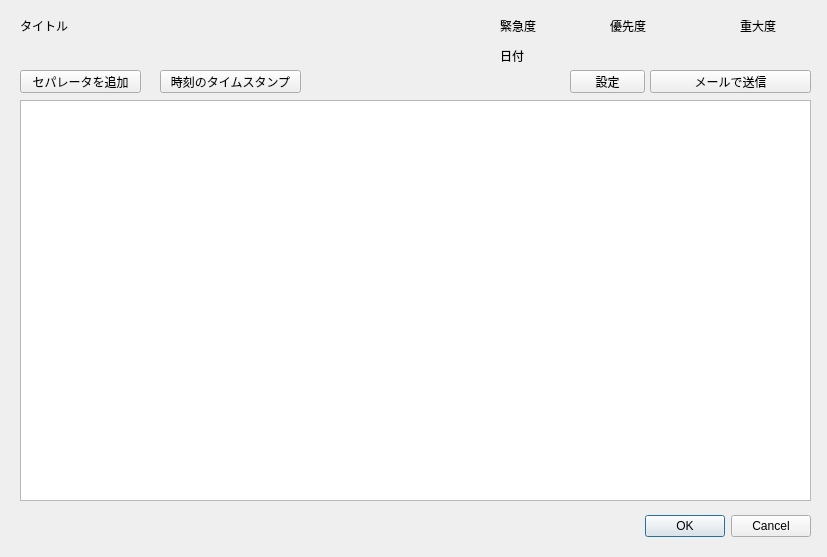
<?xml version="1.0" encoding="UTF-8"?>
<ui version="4.0">
 <class>Dialog</class>
 <widget class="QDialog" name="Dialog">
  <property name="geometry">
   <rect>
    <x>0</x>
    <y>0</y>
    <width>827</width>
    <height>557</height>
   </rect>
  </property>
  <property name="windowTitle">
   <string>Dialog</string>
  </property>
  <widget class="QDialogButtonBox" name="buttonBox">
   <property name="geometry">
    <rect>
     <x>470</x>
     <y>510</y>
     <width>341</width>
     <height>32</height>
    </rect>
   </property>
   <property name="orientation">
    <enum>Qt::Horizontal</enum>
   </property>
   <property name="standardButtons">
    <set>QDialogButtonBox::Cancel|QDialogButtonBox::Ok</set>
   </property>
  </widget>
  <widget class="QPlainTextEdit" name="plainTextEdit">
   <property name="geometry">
    <rect>
     <x>20</x>
     <y>100</y>
     <width>791</width>
     <height>401</height>
    </rect>
   </property>
  </widget>
  <widget class="QLabel" name="label">
   <property name="geometry">
    <rect>
     <x>20</x>
     <y>20</y>
     <width>50</width>
     <height>12</height>
    </rect>
   </property>
   <property name="text">
    <string>タイトル</string>
   </property>
  </widget>
  <widget class="QLabel" name="label_2">
   <property name="geometry">
    <rect>
     <x>500</x>
     <y>20</y>
     <width>50</width>
     <height>12</height>
    </rect>
   </property>
   <property name="text">
    <string>緊急度</string>
   </property>
  </widget>
  <widget class="QLabel" name="label_3">
   <property name="geometry">
    <rect>
     <x>610</x>
     <y>20</y>
     <width>50</width>
     <height>12</height>
    </rect>
   </property>
   <property name="text">
    <string>優先度</string>
   </property>
  </widget>
  <widget class="QLabel" name="label_4">
   <property name="geometry">
    <rect>
     <x>740</x>
     <y>20</y>
     <width>50</width>
     <height>12</height>
    </rect>
   </property>
   <property name="text">
    <string>重大度</string>
   </property>
  </widget>
  <widget class="QLabel" name="label_5">
   <property name="geometry">
    <rect>
     <x>500</x>
     <y>50</y>
     <width>50</width>
     <height>12</height>
    </rect>
   </property>
   <property name="text">
    <string>日付</string>
   </property>
  </widget>
  <widget class="QPushButton" name="pushButton">
   <property name="geometry">
    <rect>
     <x>650</x>
     <y>70</y>
     <width>161</width>
     <height>23</height>
    </rect>
   </property>
   <property name="text">
    <string>メールで送信</string>
   </property>
  </widget>
  <widget class="QPushButton" name="pushButton_2">
   <property name="geometry">
    <rect>
     <x>20</x>
     <y>70</y>
     <width>121</width>
     <height>23</height>
    </rect>
   </property>
   <property name="text">
    <string>セパレータを追加</string>
   </property>
  </widget>
  <widget class="QPushButton" name="pushButton_3">
   <property name="geometry">
    <rect>
     <x>160</x>
     <y>70</y>
     <width>141</width>
     <height>23</height>
    </rect>
   </property>
   <property name="text">
    <string>時刻のタイムスタンプ</string>
   </property>
  </widget>
  <widget class="QPushButton" name="pushButton_4">
   <property name="geometry">
    <rect>
     <x>570</x>
     <y>70</y>
     <width>75</width>
     <height>23</height>
    </rect>
   </property>
   <property name="text">
    <string>設定</string>
   </property>
  </widget>
 </widget>
 <resources/>
 <connections>
  <connection>
   <sender>buttonBox</sender>
   <signal>accepted()</signal>
   <receiver>Dialog</receiver>
   <slot>accept()</slot>
   <hints>
    <hint type="sourcelabel">
     <x>248</x>
     <y>254</y>
    </hint>
    <hint type="destinationlabel">
     <x>157</x>
     <y>274</y>
    </hint>
   </hints>
  </connection>
  <connection>
   <sender>buttonBox</sender>
   <signal>rejected()</signal>
   <receiver>Dialog</receiver>
   <slot>reject()</slot>
   <hints>
    <hint type="sourcelabel">
     <x>316</x>
     <y>260</y>
    </hint>
    <hint type="destinationlabel">
     <x>286</x>
     <y>274</y>
    </hint>
   </hints>
  </connection>
 </connections>
</ui>
